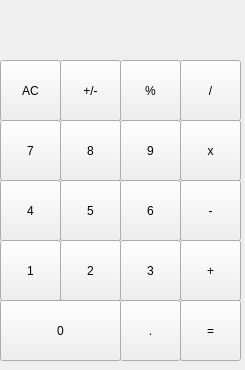
<?xml version="1.0" encoding="UTF-8"?>
<ui version="4.0">
 <class>MainWindow</class>
 <widget class="QMainWindow" name="MainWindow">
  <property name="geometry">
   <rect>
    <x>0</x>
    <y>0</y>
    <width>245</width>
    <height>370</height>
   </rect>
  </property>
  <property name="windowTitle">
   <string>MainWindow</string>
  </property>
  <widget class="QWidget" name="centralWidget">
   <widget class="QLabel" name="result_show">
    <property name="geometry">
     <rect>
      <x>0</x>
      <y>0</y>
      <width>241</width>
      <height>61</height>
     </rect>
    </property>
    <property name="text">
     <string/>
    </property>
    <property name="alignment">
     <set>Qt::AlignRight|Qt::AlignTrailing|Qt::AlignVCenter</set>
    </property>
   </widget>
   <widget class="QPushButton" name="btn_clear">
    <property name="geometry">
     <rect>
      <x>0</x>
      <y>60</y>
      <width>61</width>
      <height>61</height>
     </rect>
    </property>
    <property name="text">
     <string>AC</string>
    </property>
   </widget>
   <widget class="QPushButton" name="btn_sign">
    <property name="geometry">
     <rect>
      <x>60</x>
      <y>60</y>
      <width>61</width>
      <height>61</height>
     </rect>
    </property>
    <property name="text">
     <string>+/-</string>
    </property>
   </widget>
   <widget class="QPushButton" name="btn_perc">
    <property name="geometry">
     <rect>
      <x>120</x>
      <y>60</y>
      <width>61</width>
      <height>61</height>
     </rect>
    </property>
    <property name="text">
     <string>%</string>
    </property>
   </widget>
   <widget class="QPushButton" name="btn_div">
    <property name="geometry">
     <rect>
      <x>180</x>
      <y>60</y>
      <width>61</width>
      <height>61</height>
     </rect>
    </property>
    <property name="text">
     <string>/</string>
    </property>
   </widget>
   <widget class="QPushButton" name="btn_9">
    <property name="geometry">
     <rect>
      <x>120</x>
      <y>120</y>
      <width>61</width>
      <height>61</height>
     </rect>
    </property>
    <property name="text">
     <string>9</string>
    </property>
   </widget>
   <widget class="QPushButton" name="btn_7">
    <property name="geometry">
     <rect>
      <x>0</x>
      <y>120</y>
      <width>61</width>
      <height>61</height>
     </rect>
    </property>
    <property name="text">
     <string>7</string>
    </property>
   </widget>
   <widget class="QPushButton" name="btn_8">
    <property name="geometry">
     <rect>
      <x>60</x>
      <y>120</y>
      <width>61</width>
      <height>61</height>
     </rect>
    </property>
    <property name="text">
     <string>8</string>
    </property>
   </widget>
   <widget class="QPushButton" name="btn_mult">
    <property name="geometry">
     <rect>
      <x>180</x>
      <y>120</y>
      <width>61</width>
      <height>61</height>
     </rect>
    </property>
    <property name="text">
     <string>x</string>
    </property>
   </widget>
   <widget class="QPushButton" name="btn_6">
    <property name="geometry">
     <rect>
      <x>120</x>
      <y>180</y>
      <width>61</width>
      <height>61</height>
     </rect>
    </property>
    <property name="text">
     <string>6</string>
    </property>
   </widget>
   <widget class="QPushButton" name="btn_4">
    <property name="geometry">
     <rect>
      <x>0</x>
      <y>180</y>
      <width>61</width>
      <height>61</height>
     </rect>
    </property>
    <property name="text">
     <string>4</string>
    </property>
   </widget>
   <widget class="QPushButton" name="btn_5">
    <property name="geometry">
     <rect>
      <x>60</x>
      <y>180</y>
      <width>61</width>
      <height>61</height>
     </rect>
    </property>
    <property name="text">
     <string>5</string>
    </property>
   </widget>
   <widget class="QPushButton" name="btn_minus">
    <property name="geometry">
     <rect>
      <x>180</x>
      <y>180</y>
      <width>61</width>
      <height>61</height>
     </rect>
    </property>
    <property name="text">
     <string>-</string>
    </property>
   </widget>
   <widget class="QPushButton" name="btn_3">
    <property name="geometry">
     <rect>
      <x>120</x>
      <y>240</y>
      <width>61</width>
      <height>61</height>
     </rect>
    </property>
    <property name="text">
     <string>3</string>
    </property>
   </widget>
   <widget class="QPushButton" name="btn_1">
    <property name="geometry">
     <rect>
      <x>0</x>
      <y>240</y>
      <width>61</width>
      <height>61</height>
     </rect>
    </property>
    <property name="text">
     <string>1</string>
    </property>
   </widget>
   <widget class="QPushButton" name="btn_2">
    <property name="geometry">
     <rect>
      <x>60</x>
      <y>240</y>
      <width>61</width>
      <height>61</height>
     </rect>
    </property>
    <property name="text">
     <string>2</string>
    </property>
   </widget>
   <widget class="QPushButton" name="btn_plus">
    <property name="geometry">
     <rect>
      <x>180</x>
      <y>240</y>
      <width>61</width>
      <height>61</height>
     </rect>
    </property>
    <property name="text">
     <string>+</string>
    </property>
   </widget>
   <widget class="QPushButton" name="btn_dot">
    <property name="geometry">
     <rect>
      <x>120</x>
      <y>300</y>
      <width>61</width>
      <height>61</height>
     </rect>
    </property>
    <property name="text">
     <string>.</string>
    </property>
   </widget>
   <widget class="QPushButton" name="btn_0">
    <property name="geometry">
     <rect>
      <x>0</x>
      <y>300</y>
      <width>121</width>
      <height>61</height>
     </rect>
    </property>
    <property name="text">
     <string>0</string>
    </property>
   </widget>
   <widget class="QPushButton" name="btn_equal">
    <property name="geometry">
     <rect>
      <x>180</x>
      <y>300</y>
      <width>61</width>
      <height>61</height>
     </rect>
    </property>
    <property name="text">
     <string>=</string>
    </property>
   </widget>
  </widget>
 </widget>
 <layoutdefault spacing="6" margin="11"/>
 <resources/>
 <connections/>
</ui>
